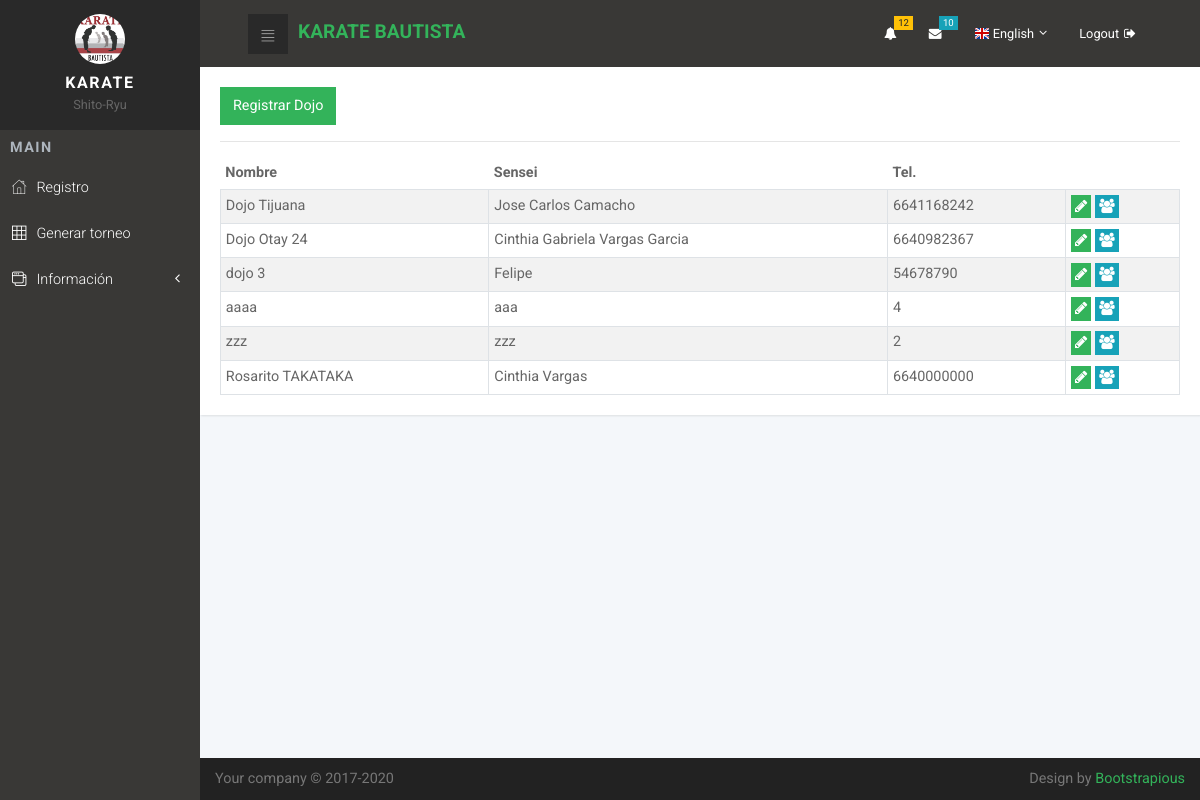
Page /dojo/ on the committed database.
### dojo/models.py (models this page shows, shortened)
class DojoModel(models.Model):
    NombreDojo = models.CharField(max_length=50, verbose_name="Nombre")
    NombreSensei= models.CharField(max_length=50, verbose_name="Sensei")
    Tel= models.IntegerField(verbose_name="Tel.")
    create = models.DateTimeField(auto_now_add=True, verbose_name="Creación")
    update = models.DateTimeField(auto_now=True, verbose_name="Actualización")

### dojo/views.py (the view)
# urls.py: path('', Dojo_List.as_view(), name="list"),
class Dojo_List(ListView):
    model = DojoModel

### dojo/templates/dojo/dojomodel_list.html (shortened to what this page needs)
{% extends 'Core/base.html' %}
{% block content %}
<div class="card">
  <div class="card-body">
    <button id="create-dojo" class="btn btn-primary" type="button" name="button">Registrar Dojo</button>
    <hr>
    <div class="table-responsive">
      <table id="table_id" class="table table-striped table-sm table-bordered">
        <thead>
          <tr>
            <th>Nombre</th>
            <th>Sensei</th>
            <th>Tel.</th>
            <th></th>
          </tr>
        </thead>
        <tbody>
          {% for form_m in object_list %}
          <tr>
            <td>{{form_m.NombreDojo}}</td>
            <td>{{form_m.NombreSensei}}</td>
            <td>{{form_m.Tel}}</td>
            <td>
              <button type="button" style="padding: 0rem 0.2rem" class="update-dojo bs-modal btn btn-primary"
                data-form-url="{% url 'dojo:update' form_m.pk %}">
                <span class="fa fa-pencil"></span>
              </button>
              <a type="button" style="padding: 0rem 0.2rem" class=" btn btn-info"
                href="{% url 'participante:dojolist' form_m.pk %}">
                <span class="fa fa-users" aria-hidden="true"></span></a>
            </td>
          </tr>
          {% endfor %}
        </tbody>
    </table>
  </div>
  </div>
</div>
{% endblock %}

### core/static/core/css/style.default.css (style rules this page uses)
a { display: inline-block; text-decoration: none; color: #fff; }
body { overflow-x: hidden; }
span { display: inline-block; }
table { font-size: 0.9em; color: #666; }
.card { margin-bottom: 30px; -webkit-box-shadow: 1px 1px 2px rgba(0, 0, 0, 0.1); box-shadow: 1px 1px 2px rgba(0, 0, 0, 0.1); }
button { cursor: pointer; }
.table { margin-bottom: 0; color: #666; }
.table td, .table th { border-color: #dee2e6; }
.table thead th { border: none; }
.table-striped tbody tr { -webkit-transition: all 0.3s; transition: all 0.3s; }
.table-bordered td, .table-bordered th { border-color: #dee2e6; }
.btn { font-weight: 400; border: 1px solid transparent; padding: 0.45rem 0.75rem; font-size: 0.9rem; line-height: 1.5; border-radius: 0; -webkit-transition: color 0.15s ease-in-out, background-color 0.15s ease-in-out, border-color 0.15s ease-in-out, -webkit-box-shadow 0.15s ease-in-out; transition: color 0.15s ease-in-out, background-color 0.15s ease-in-out, border-color 0.15s ease-in-out, -webkit-box-shadow 0.15s ease-in-out; transition: color 0.15s ease-in-out, background-color 0.15s ease-in-out, border-color 0.15s ease-in-out, box-shadow 0.15s ease-in-out; transition: color 0.15s ease-in-out, background-color 0.15s ease-in-out, border-color 0.15s ease-in-out, box-shadow 0.15s ease-in-out, -webkit-box-shadow 0.15s ease-in-out; }
.btn-primary { color: #fff; background-color: #33b35a; border-color: #33b35a; }
.btn-info { color: #fff; background-color: #17a2b8; border-color: #17a2b8; }
body { font-family: "Roboto", sans-serif; font-size: 1rem; font-weight: 400; line-height: 1.5; color: #212529; background-color: #fff; }
a { color: #33b35a; text-decoration: none; }
hr { border-top: 1px solid rgba(0, 0, 0, 0.1); }
.card { background-color: #fff; border: 0 solid #eee; border-radius: 0; }
.card-body { padding: 1.25rem; }

### rows in the picture
DojoModel: NombreDojo "Dojo Tijuana", NombreSensei "Jose Carlos Camacho", Tel "6641168242"
DojoModel: NombreDojo "Dojo Otay 24", NombreSensei "Cinthia Gabriela Vargas Garcia", Tel "6640982367"
DojoModel: NombreDojo "dojo 3", NombreSensei "Felipe", Tel "54678790"
DojoModel: NombreDojo "aaaa", NombreSensei "aaa", Tel "4"
DojoModel: NombreDojo "zzz", NombreSensei "zzz", Tel "2"
DojoModel: NombreDojo "Rosarito TAKATAKA", NombreSensei "Cinthia Vargas", Tel "6640000000"
